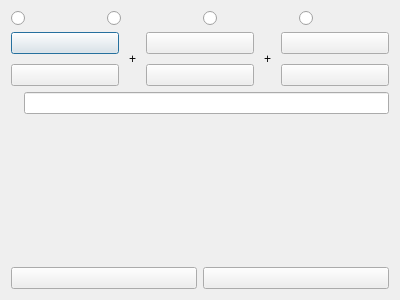
<?xml version="1.0" encoding="UTF-8"?>
<ui version="4.0">
 <class>Dialog</class>
 <widget class="QDialog" name="Dialog">
  <property name="windowModality">
   <enum>Qt::ApplicationModal</enum>
  </property>
  <property name="geometry">
   <rect>
    <x>0</x>
    <y>0</y>
    <width>400</width>
    <height>300</height>
   </rect>
  </property>
  <property name="sizePolicy">
   <sizepolicy hsizetype="Ignored" vsizetype="Ignored">
    <horstretch>0</horstretch>
    <verstretch>0</verstretch>
   </sizepolicy>
  </property>
  <property name="windowTitle">
   <string>Dialog</string>
  </property>
  <layout class="QVBoxLayout" name="verticalLayout_2">
   <item>
    <layout class="QVBoxLayout" name="layout">
     <item>
      <layout class="QHBoxLayout" name="horizontalLayout_2">
       <item>
        <widget class="QRadioButton" name="single_click_button">
         <property name="text">
          <string/>
         </property>
        </widget>
       </item>
       <item>
        <widget class="QRadioButton" name="press_button">
         <property name="text">
          <string/>
         </property>
        </widget>
       </item>
       <item>
        <widget class="QRadioButton" name="release_button">
         <property name="text">
          <string/>
         </property>
        </widget>
       </item>
       <item>
        <widget class="QRadioButton" name="write_button">
         <property name="text">
          <string/>
         </property>
        </widget>
       </item>
      </layout>
     </item>
     <item>
      <layout class="QHBoxLayout" name="horizontalLayout" stretch="1,0,1,0,1">
       <property name="spacing">
        <number>10</number>
       </property>
       <property name="rightMargin">
        <number>0</number>
       </property>
       <item>
        <layout class="QVBoxLayout" name="verticalLayout">
         <item>
          <widget class="QPushButton" name="first_key_button">
           <property name="text">
            <string/>
           </property>
          </widget>
         </item>
         <item>
          <widget class="QPushButton" name="first_reset_button">
           <property name="text">
            <string/>
           </property>
          </widget>
         </item>
        </layout>
       </item>
       <item>
        <widget class="QLabel" name="label">
         <property name="text">
          <string>+</string>
         </property>
         <property name="alignment">
          <set>Qt::AlignCenter</set>
         </property>
        </widget>
       </item>
       <item>
        <layout class="QVBoxLayout" name="verticalLayout_3">
         <item>
          <widget class="QPushButton" name="second_key_button">
           <property name="text">
            <string/>
           </property>
          </widget>
         </item>
         <item>
          <widget class="QPushButton" name="second_reset_button">
           <property name="sizePolicy">
            <sizepolicy hsizetype="Minimum" vsizetype="Fixed">
             <horstretch>0</horstretch>
             <verstretch>0</verstretch>
            </sizepolicy>
           </property>
           <property name="text">
            <string/>
           </property>
          </widget>
         </item>
        </layout>
       </item>
       <item>
        <widget class="QLabel" name="label_2">
         <property name="text">
          <string>+</string>
         </property>
         <property name="alignment">
          <set>Qt::AlignCenter</set>
         </property>
        </widget>
       </item>
       <item>
        <layout class="QVBoxLayout" name="verticalLayout_4">
         <item>
          <widget class="QPushButton" name="third_key_button">
           <property name="text">
            <string/>
           </property>
          </widget>
         </item>
         <item>
          <widget class="QPushButton" name="third_reset_button">
           <property name="text">
            <string/>
           </property>
          </widget>
         </item>
        </layout>
       </item>
      </layout>
     </item>
     <item>
      <layout class="QFormLayout" name="formLayout">
       <item row="0" column="0">
        <widget class="QLabel" name="write_text_label">
         <property name="text">
          <string/>
         </property>
        </widget>
       </item>
       <item row="0" column="1">
        <widget class="QLineEdit" name="write_text_edit"/>
       </item>
      </layout>
     </item>
     <item>
      <layout class="QHBoxLayout" name="button_layout">
       <item>
        <widget class="QPushButton" name="back_button">
         <property name="text">
          <string/>
         </property>
        </widget>
       </item>
       <item>
        <widget class="QPushButton" name="apply_button">
         <property name="text">
          <string/>
         </property>
        </widget>
       </item>
      </layout>
     </item>
    </layout>
   </item>
  </layout>
 </widget>
 <resources/>
 <connections/>
</ui>
